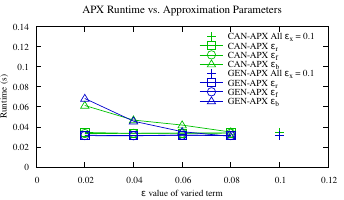

Recreate this plot in gnuplot.
#Set Title
set title "APX Runtime vs. Approximation Parameters" font "Times, 12"

#Set Axis Markings
set xtics font "Times, 10"
set ytics font "Times, 10"
# set grid ytics lt 0 lw 1 lc rgb "#bbbbbb"
# set grid xtics lt 0 lw 1 lc rgb "#bbbbbb"
set ylabel 'Runtime (s)' font "Times, 10" offset 3,0
set xlabel "{/Symbol e} value of varied term" font "Times, 10" offset 0,0.5 enhanced
set xrange [0.0:0.12]
set yrange [0.0:0.14]

#Prepare to handle CSVs
set datafile separator ','

#Configure Global PDF Outputs
set terminal pdf enhanced size 3.44in,2in
set key font "Times, 10"

set key autotitle columnhead

#Set key
# set key at 5.75, 900
# set key at 1.1,5
# set key spacing 2.0
# set key width 4
set key reverse
set key Left

# set xtics 1
# set lmargin 8
#l,r,b,t
set margins 5,2,2.5,2
# set logscale x 10
# set logscale y 10

#Name PDF
# set output "exp6-ar-can-lt.tex"

# plot \
#     '../../src/exp_data/pub_data/var_ar/sxs_tasks-var_ar-can-apx-2023-05-24-15-49-28.csv'\
#         every ::0::0 using 14:5     with points pt 1 lc rgb "web-green" title "$\\epsilon_x = 0.1$",\
#     ''  every ::1::4 using 14:5     with linespoints pt 4 lc rgb "web-green" title "$\\epsilon_r$",\
#     ''  every ::5::8 using 15:5     with linespoints pt 6 lc rgb "web-green" title "$\\epsilon_b$",\
#     ''  every ::9::12 using 16:5    with linespoints pt 8 lc rgb "web-green" title "$\\epsilon_f$"

# set output "exp6-ar-gen-lt.tex"
# plot \
#     '../../src/exp_data/pub_data/var_ar/sxs_tasks-var_ar-gen-apx-2023-05-24-15-50-05.csv'\
#         every ::0::0 using 14:5     with points pt 1 lc rgb "medium-blue" title "e_x = 0.1",\
#     ''  every ::1::4 using 14:5     with linespoints pt 4 lc rgb "medium-blue" title "e_r",\
#     ''  every ::5::8 using 15:5     with linespoints pt 6 lc rgb "medium-blue" title "e_b",\
#     ''  every ::9::12 using 16:5    with linespoints pt 8 lc rgb "medium-blue" title "e_f"

set output "exp5-var_ar-runtime.pdf"
plot \
    '../../src/exp_data/var_ar-runtime-apx-p12-can-1s-memo-1-slnSeq-0-trace-0-AG.csv'\
        every ::0::0 using 12:3     with points pt 1 lc rgb "web-green" title "CAN-APX All {/Symbol e}_x = 0.1",\
    ''  every ::1::4 using 12:3     with linespoints pt 4 lc rgb "web-green" title "CAN-APX {/Symbol e}_r",\
    ''  every ::5::8 using 14:3     with linespoints pt 6 lc rgb "web-green" title "CAN-APX {/Symbol e}_f",\
    ''  every ::9::12 using 13:3    with linespoints pt 8 lc rgb "web-green" title "CAN-APX {/Symbol e}_b",\
    '../../src/exp_data/var_ar-runtime-apx-p12-gen-1s-memo-1-slnSeq-0-trace-0-AG.csv'\
        every ::0::0 using 12:3     with points pt 1 lc rgb "medium-blue" title "GEN-APX All {/Symbol e}_x = 0.1",\
    ''  every ::1::4 using 12:3     with linespoints pt 4 lc rgb "medium-blue" title "GEN-APX {/Symbol e}_r",\
    ''  every ::5::8 using 14:3     with linespoints pt 6 lc rgb "medium-blue" title "GEN-APX {/Symbol e}_f",\
    ''  every ::9::12 using 13:3    with linespoints pt 8 lc rgb "medium-blue" title "GEN-APX {/Symbol e}_b"
